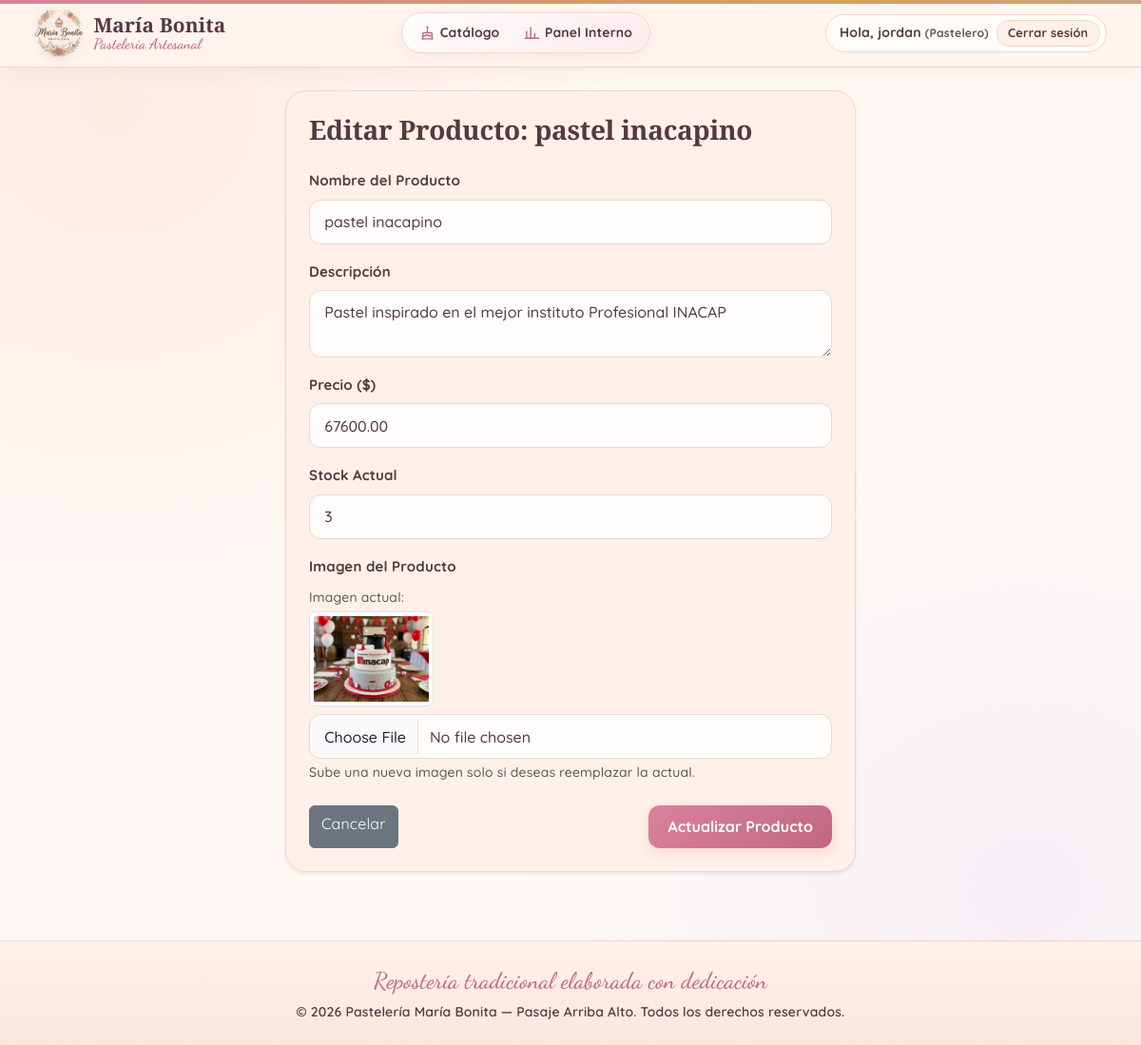
Page /producto/editar/9/ (signed in) on the committed database.
### pasteleria/models.py (models this page shows, shortened)
class Personal(models.Model):
    ROLES = [
        ('Pastelero', 'Pastelero'),
        ('Recepcionista', 'Recepcionista'),
        ('Administrador', 'Administrador'),
    ]
    rut = models.CharField(max_length=12, unique=True)
    nombre = models.CharField(max_length=100)
    telefono = models.CharField(max_length=15)
    rol = models.CharField(max_length=30, choices=ROLES, default='Pastelero')
    usuario = models.OneToOneField(
        User,
        on_delete=models.SET_NULL,
        null=True,
        blank=True,
        related_name='perfil_personal',
    )

class Producto(models.Model):
    nombre = models.CharField(max_length=100)
    descripcion = models.TextField(blank=True, null=True)
    precio_final = models.DecimalField(max_digits=10, decimal_places=2)
    stock = models.IntegerField(default=0)
    disponible = models.BooleanField(default=True)
    img = models.ImageField(upload_to='productos/', null=True, blank=True)

### pasteleria/views.py (the view, shortened to what this page needs)
# urls.py: path('producto/editar/<int:id>/', views.editar_producto, name='editar_producto'),
@staff_member_required
def editar_producto(request, id):
    producto = get_object_or_404(Producto, id=id)
    return render(request, 'pasteleria/editar_producto.html', {'producto': producto})

### pasteleria/templates/pasteleria/editar_producto.html (shortened to what this page needs)
{% extends "pasteleria/base.html" %}
{% block content %}
<div class="card card-custom shadow-sm p-4 mx-auto" style="max-width: 600px; background-color: var(--tarjetas-contenedores); color: var(--texto-titulos);">
    <h3 class="mb-4">Editar Producto: {{ producto.nombre }}</h3>
    <form method="POST" action="" enctype="multipart/form-data">
        <div class="mb-3">
            <label class="form-label">Nombre del Producto</label>
            <input type="text" name="nombre" class="form-control" value="{{ producto.nombre }}" required>
        </div>
        <div class="mb-3">
            <label class="form-label">Descripción</label>
            <textarea name="descripcion" class="form-control" rows="2" required>{{ producto.descripcion }}</textarea>
        </div>
        <div class="mb-3">
            <label class="form-label">Precio ($)</label>
            <input type="number" name="precio_final" class="form-control" value="{{ producto.precio_final }}" required>
        </div>
        <div class="mb-3">
            <label class="form-label">Stock Actual</label>
            <input type="number" name="stock" class="form-control" max="5" value="{{ producto.stock }}" required>
        </div>
        <div class="mb-3">
            <label class="form-label">Imagen del Producto</label>
            {% if producto.img %}
                <div class="mb-2">
                    <small class="text-muted">Imagen actual:</small><br>
                    <img src="{{ producto.img.url }}" alt="{{ producto.nombre }}" class="img-thumbnail mt-1" style="max-height: 100px;">
                </div>
            {% endif %}
            <input type="file" name="img" class="form-control" accept="image/*">
            <div class="form-text text-muted">Sube una nueva imagen solo si deseas reemplazar la actual.</div>
        </div>
        <div class="d-flex justify-content-between mt-4">
            <a href="{% url 'gestion_productos' %}" class="btn btn-secondary">Cancelar</a>
            <button type="submit" class="btn btn-custom" style="background-color: #e5989b; color: white; border: none;">Actualizar Producto</button>
        </div>
    </form>
</div>
{% endblock %}

### pasteleria/templates/pasteleria/base.html (shortened to what this page needs)
{% load static %}
<!DOCTYPE html>
<html lang="es">
<head>
    <link href="https://cdn.jsdelivr.net/npm/bootstrap@5.3.0/dist/css/bootstrap.min.css" rel="stylesheet">
    <link rel="stylesheet" href="{% static 'pasteleria/css/estilo.css' %}?v=16">
</head>
<body>
    <nav class="navbar navbar-expand-lg navbar-pasteleria sticky-top px-3 px-lg-4" id="menu-principal">
        <div class="container-fluid">
            <a class="brand-logo text-decoration-none" href="{% url 'catalogo' %}">
                <img src="{% static 'pasteleria/img/logo.png' %}" alt="Pastelería María Bonita" class="brand-logo-img">
                <span class="brand-text-wrap">
                    <span class="brand-title">María Bonita</span>
                    <span class="brand-subtitle">Pastelería Artesanal</span>
                </span>
            </a>
            <div class="collapse navbar-collapse" id="navbarNav">
                <ul class="navbar-nav mx-auto align-items-lg-center nav-menu-center">
                    <li class="nav-item">
                        <a class="nav-link {% if request.resolver_match.url_name == 'catalogo' or request.resolver_match.url_name == 'detalle_producto' %}active-nav{% endif %}" href="{% url 'catalogo' %}">
                            Catálogo
                        </a>
                    </li>
                    {% if user.is_staff %}
                        <li class="nav-item">
                            <a class="nav-link {% if request.resolver_match.url_name == 'panel_pastelero' %}active-nav{% endif %}" href="{% url 'panel_pastelero' %}">
                                <svg class="nav-icono" aria-hidden="true" viewBox="0 0 24 24" width="17" height="17" fill="none" stroke="currentColor" stroke-width="2" stroke-linecap="round" stroke-linejoin="round"><path d="M4 20V10M10 20V4M16 20v-7M22 20H2"/></svg> Panel Interno
                            </a>
                        </li>
                    {% endif %}
                </ul>
                <div class="d-flex flex-wrap align-items-center gap-2 mt-2 mt-lg-0">
                    {% if user.is_authenticated %}
                        <div class="user-pill">
                            {% if not user.is_staff %}
                                <a href="{% url 'perfil_cliente' %}" class="text-decoration-none fw-bold" style="color: var(--texto-titulos);" title="Ver y editar mis datos">
                                    Hola, {{ user.first_name|default:user.username }}
                                </a>
                            {% else %}
                                <span>Hola, {{ user.first_name|default:user.username }} {% if staff_rol %}<small class="text-muted">({{ staff_rol }})</small>{% endif %}</span>
                            {% endif %}
                            <a class="btn-logout-pill text-decoration-none" href="{% url 'logout' %}">Cerrar sesión</a>
                        </div>
                    {% else %}
                        <a class="btn btn-outline-pastel btn-sm px-3 py-2 rounded-pill text-decoration-none" href="{% url 'registro' %}">Crear Cuenta</a>
                        <a class="btn btn-custom btn-sm px-3 py-2 rounded-pill text-decoration-none" href="{% url 'login' %}">Iniciar Sesión</a>
                    {% endif %}
                </div>
            </div>
        </div>
    </nav>
    <main class="container my-4">
        {% block content %}{% endblock %}
    </main>
    <footer class="text-center py-4 mt-5">
        <div class="container">
            <p class="font-script fs-4 mb-1" style="color: var(--acento-hover);">Repostería tradicional elaborada con dedicación</p>
            <p class="mb-0 small fw-semibold">© 2026 Pastelería María Bonita — Pasaje Arriba Alto. Todos los derechos reservados.</p>
        </div>
    </footer>
    <div class="toast-container position-fixed bottom-0 end-0 p-3" id="toast-container" style="z-index: 1090;"></div>
</body>
</html>

### rows in the picture
Personal: rol "Pastelero"
Producto: nombre "pastel inacapino", descripcion "Pastel inspirado en el mejor instituto Profesional INACAP", precio_final "67600.00", stock "3", img (picture)

### other values in the picture
{{ user.first_name|default:user.username }} "jordan"
